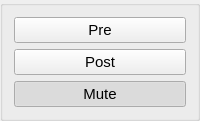
         <widget class="QGroupBox" name="groupBox_4">
          <property name="title">
           <string/>
          </property>
          <layout class="QVBoxLayout" name="verticalLayout_54">
           <item>
            <widget class="QPushButton" name="pushButton_operator_L_pre">
             <property name="font">
              <font>
               <pointsize>11</pointsize>
              </font>
             </property>
             <property name="text">
              <string>Pre</string>
             </property>
             <property name="checkable">
              <bool>true</bool>
             </property>
             <property name="autoExclusive">
              <bool>true</bool>
             </property>
            </widget>
           </item>
           <item>
            <widget class="QPushButton" name="pushButton_operator_L_post">
             <property name="font">
              <font>
               <pointsize>11</pointsize>
              </font>
             </property>
             <property name="text">
              <string>Post</string>
             </property>
             <property name="checkable">
              <bool>true</bool>
             </property>
             <property name="autoExclusive">
              <bool>true</bool>
             </property>
            </widget>
           </item>
           <item>
            <widget class="QPushButton" name="pushButton_operator_L_mute">
             <property name="font">
              <font>
               <pointsize>11</pointsize>
              </font>
             </property>
             <property name="text">
              <string>Mute</string>
             </property>
             <property name="checkable">
              <bool>true</bool>
             </property>
             <property name="checked">
              <bool>true</bool>
             </property>
             <property name="autoExclusive">
              <bool>true</bool>
             </property>
            </widget>
           </item>
          </layout>
         </widget>
